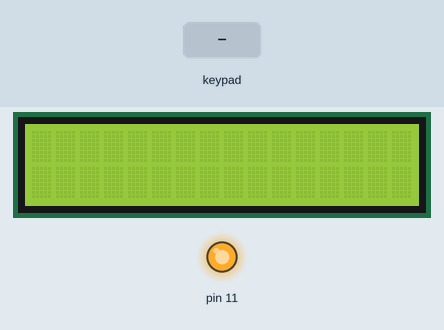
A sketch run on a simulated Arduino Uno, built with avr-gcc and run on an emulated ATmega328P. Parts: 16×2 character LCD, output pins drawn as LEDs (lit = HIGH). Inputs (shaded band) come from the test bench.

Above: at 1.2 s.
1.3 s: keypad keys 7 8 9 1 0 # pressed 0.4 s apart
At 3.7 s:
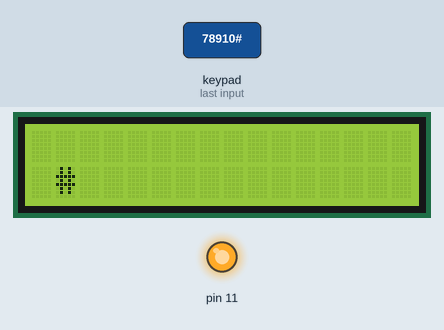
5.2 s: key '*' pressed
At 6.3 s:
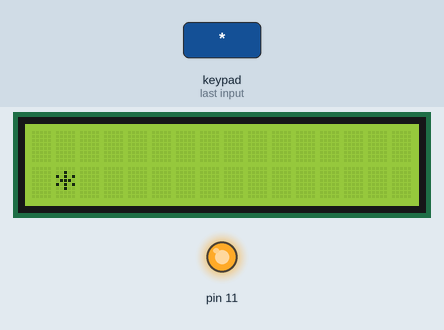
6.7 s: key '2' pressed
At 7.6 s:
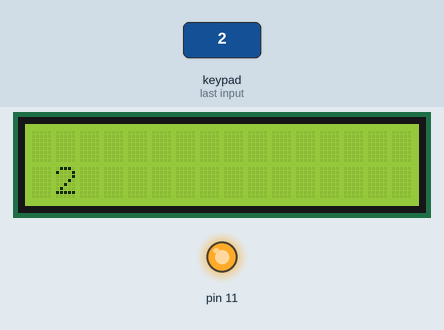
8.2 s: keypad keys 4 5 6 pressed 0.4 s apart
At 9.5 s:
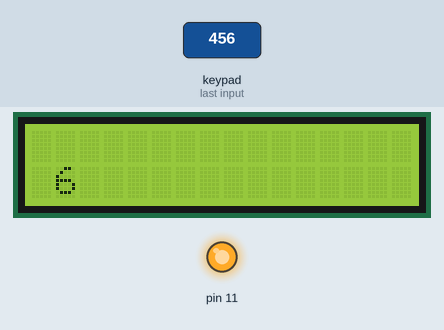
10.9 s: key '#' pressed
At 12.0 s:
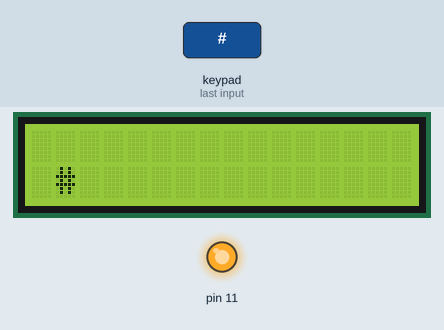
12.4 s: key '1' pressed
At 13.0 s:
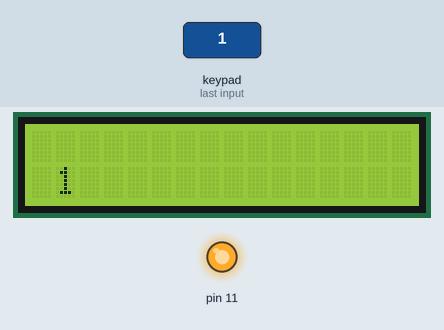
Timing chart, 0 to 14.9 s (numbered marks = the images above; inputs shaded):
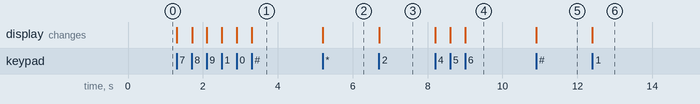

Measured:
- after the input at 1.3 s, the display: first changes at once (image 1 shows a later state)
- after the input at 5.2 s, the display: changes at once (image 2)
- after the input at 6.7 s, the display: changes at once (image 3)
- after the input at 8.2 s, the display: first changes at once (image 4 shows a later state)
- after the input at 10.9 s, the display: changes at once (image 5)
- after the input at 12.4 s, the display: changes at once (image 6)

The sketch:

Alarm_Keypad.ino
```cpp
#include <Keypad.h>
#include <LiquidCrystal.h>
const int rs=12, en=13, d4=3,d5=2, d6=1, d7=0;
LiquidCrystal lcd(rs,en,d4,d5,d6,d7);
const byte ROWS = 4;
const byte COLS = 3;

byte rowPins[ROWS] = {7, 8, 9, 10};
byte colPins[COLS] = {4, 5, 6};

char keys[ROWS][COLS] ={
   {'1', '2', '3'},
   {'4', '5', '6'},
   {'7', '8', '9'},
   {'*', '0', '#'}
};

Keypad keypad = Keypad(makeKeymap(keys), rowPins, colPins, ROWS, COLS);

void setup(){
  pinMode(11,OUTPUT);
  digitalWrite(11,HIGH);
  lcd.begin(16,2);
  lcd.clear();
}

void loop(){
  char key = keypad.getKey();
  if (key){
    lcd.setCursor(1,1);
    lcd.print(key);
  }
}
```
